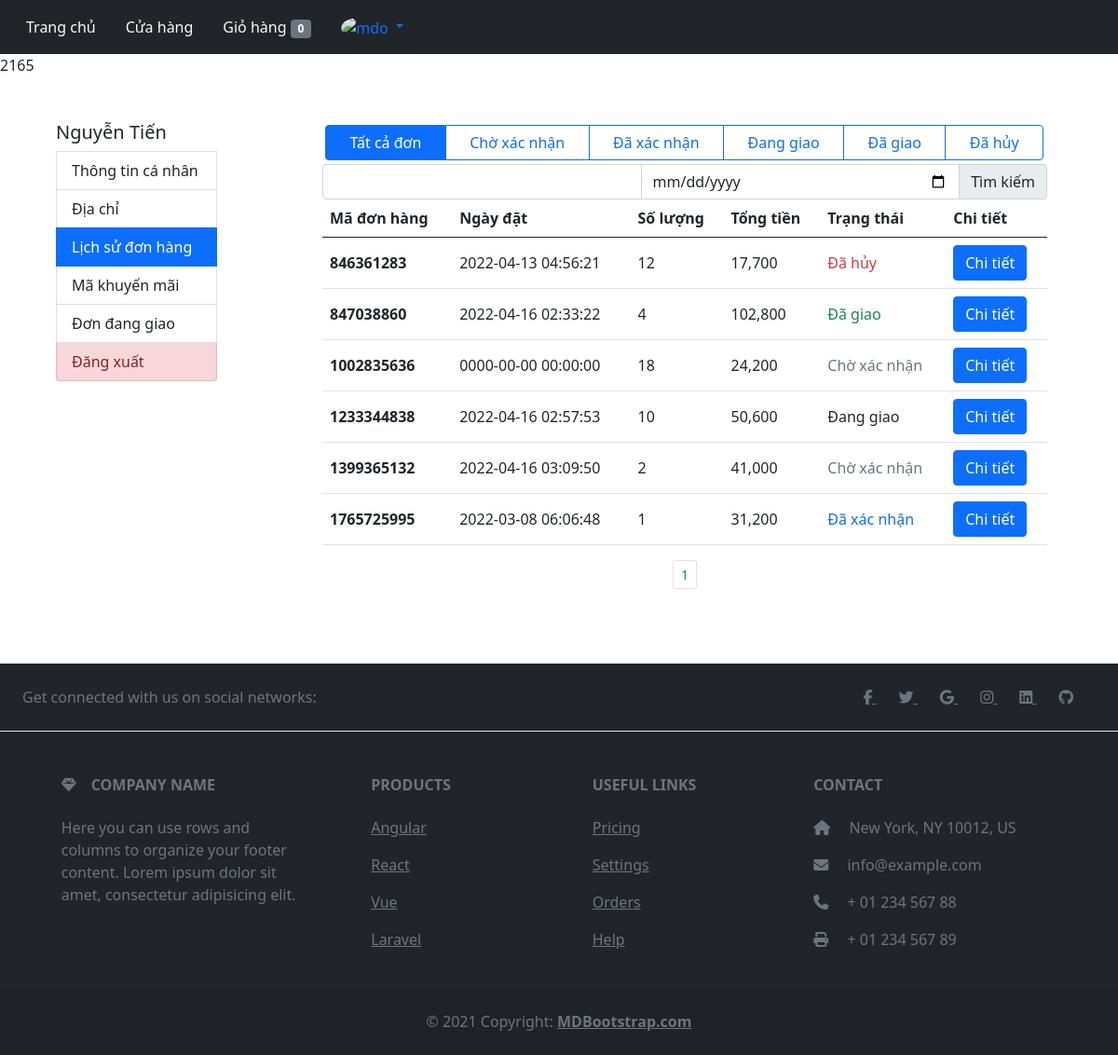
The app's page /user/lichsudonhang.php?lichsu&id=2165 (signed in) with its own data.
### tables this page shows
CREATE TABLE `hoadon` (
  `id_hoadon` int(11) NOT NULL,
  `id_user` int(11) NOT NULL,
  `ngaymua` datetime NOT NULL,
  `fullname` varchar(50) NOT NULL,
  `phone` varchar(11) NOT NULL,
  `address` varchar(100) NOT NULL,
  `total_product` int(11) NOT NULL,
  `magiamgia` varchar(100) DEFAULT NULL,
  `total_money` int(11) NOT NULL,
  `statuss` varchar(50) NOT NULL
);

### query.php (called while the page is built, shortened)
<?php
function connection(){
    $conn = mysqli_connect(HOST, USERNAME, PASSWORD, DATABASE);
    return $conn;
}
function executeResult($sql){
	$conn = connection();
	$result = mysqli_query($conn, $sql);
	$data   = [];
	if ($result != null) {
		while ($row = mysqli_fetch_assoc($result)) {
			$data[] = $row;
		}
	}
	return $data;
}
function countRow($sql){
    $conn=connection();
    $result=mysqli_query($conn, $sql);
    $numrow=0;
    if($result){
        $numrow=mysqli_num_rows($result);
    }else $numrow=0;
    return $numrow;
}
?>

### user/lichsudonhang.php (the view, shortened to what this page needs)
<!DOCTYPE html>
<html lang="en">
<head>
    <link href="https://cdn.jsdelivr.net/npm/bootstrap@5.0.2/dist/css/bootstrap.min.css" rel="stylesheet">
</head>
<body>
    <nav class="navbar navbar-expand-lg navbar-dark bg-dark">
        <div class="container-fluid">
            <div class="collapse navbar-collapse" id="navbarNav">
                <ul class="nav nav-pills align-items-center">
                    <li class="nav-item">
                        <a class="nav-link text-light" aria-current="page" href="../index.php">Trang chủ</a>
                    </li>
                    <li class="nav-item">
                        <a class="nav-link text-light" href="../cuahang.php">Cửa hàng</a>
                    </li>
                    <?php
                    if (isset($_SESSION['email'])) {
                        echo '
                        <li class="nav-item">
                        <a class="nav-link text-light" href="../user/cart.php">
                            Giỏ hàng <span class="badge bg-secondary" id="badge bg-secondary">0</span></a>
                    </li>
                        <li class="nav-item dropdown">
                            <a class="nav-link dropdown-toggle" href="#" id="navbarDarkDropdownMenuLink"  data-bs-toggle="dropdown" aria-expanded="false">
                                <img src="https://github.com/mdo.png" alt="mdo" width="32" height="32" class="rounded-circle">
                            </a>
                            <ul class="dropdown-menu dropdown-menu-dark" aria-labelledby="navbarDarkDropdownMenuLink">
                                <li><a class="dropdown-item" href="./filephp/user/taikhoan/canhan.php">Tài khoản</a></li>
                                <li><a class="dropdown-item" href="#">Đơn hàng</a></li>
                                <li><a class="dropdown-item" href="#">Phản ánh</a></li>
                                <li><hr class="dropdown-divider"></li>
                                <li><a class="dropdown-item" href="#">Đăng xuất</a></li>
                            </ul>
                        </li>';
                    } else echo
                    '<li class="nav-item">
                            <a class="nav-link text-light" href="./filephp/user/login_resgin/login_user.php">Đăng nhập</a>
                        </li>';
                    ?>
                </ul>
            </div>
        </div>
    </nav>
    <?php
    echo $_SESSION['iduser'] ?>
    <div style="display: flex; width:90%; margin:3rem auto 3rem auto; justify-content: space-between;">
        <div id="menu" class="list-group" style="width:16%;">
            <h5>Nguyễn Tiến</h5>
            <a type="button" class="list-group-item list-group-item-action" href='./canhan.php?id=<?= $_SESSION['iduser'] ?>'>Thông tin cá nhân</a>
            <a type="button" class="list-group-item list-group-item-action" href="./diachi.php?diachi&id=<?= $_SESSION['iduser'] ?>">Địa chỉ</a>
            <button type="button" class="list-group-item list-group-item-action active">Lịch sử đơn hàng</button>
            <button type="button" class="list-group-item list-group-item-action">Mã khuyến mãi</button>
            <button type="button" class="list-group-item list-group-item-action">Đơn đang giao</button>
            <button type="button" class="list-group-item list-group-item-action list-group-item-danger">Đăng xuất</button>
        </div>
        <div id="manhinh" style="width:75%;">
            <div style="padding:0 1rem 1rem 1rem;" id="lichsudonhang">
                <div class="btn-group justify-content-between p-1" style="width:100%; ">
                    <label class="btn btn-outline-primary" for="btnradio1">Tất cả đơn</label>
                    <label class="btn btn-outline-primary" for="btnradio2">Chờ xác nhận</label>
                    <label class="btn btn-outline-primary" for="btnradio3">Đã xác nhận</label>
                    <label class="btn btn-outline-primary" for="btnradio4">Đang giao</label>
                    <label class="btn btn-outline-primary" for="btnradio5">Đã giao</label>
                    <label class="btn btn-outline-primary" for="btnradio6">Đã hủy</label>
                </div>
                <div class="input-group">
                    <input type="text" aria-label="First name" class="form-control">
                    <input type="date" onclick="console.log(this.value)" aria-label="Last name" class="form-control">
                    <span class="input-group-text">Tìm kiếm</span>
                </div>
                <table class="table">
                    <thead>
                        <tr>
                            <th scope="col">Mã đơn hàng</th>
                            <th scope="col">Ngày đặt</th>
                            <th scope="col">Số lượng</th>
                            <th scope="col">Tổng tiền</th>
                            <th scope="col">Trạng thái</th>
                            <th scope="col">Chi tiết</th>
                        </tr>
                    </thead>
                    <tbody id="orderlist">
                        <?php require_once('../query.php');
                        if (isset($_GET['lichsu'])) {
                            $trangthai = isset($_GET['val']) ? $_GET['val'] : "";
                            if (empty($trangthai)) {
                                $sql = "SELECT * FROM hoadon LIMIT 0, 10";
                            } else $sql = "SELECT * FROM hoadon WHERE statuss='{$trangthai}' LIMIT 0, 10";
                            $s = array('arr1' => '', 'arr2' => '');
                            $result = executeResult($sql);
                            $resul1t = countRow($sql);
                            if ($resul1t > 0) {
                                foreach ($result as $row) {
                                    $s['arr1'] .= '<tr>
                            <th class="align-middle">
                                <p class="mb-0">' . $row['id_hoadon'] . '</p>
                            </th>
                            <td class="align-middle">
                                <p class="mb-0" style="font-weight: 500;">' . $row['ngaymua'] . '</p>
                            </td>
                            <td class="align-middle">
                                <p class="mb-0" style="font-weight: 500;">' . number_format($row['total_product']) . '</p>
                            </td>
                            <td class="align-middle">
                                <p class="mb-0" style="font-weight: 500;">' . number_format($row['total_money']) . '</p>
                            </td>';
                                    if ($row['statuss'] == 'Chờ xác nhận') {
                                        $s['arr1'] .= '<td class="align-middle">
                                <p class="mb-0 text-secondary" style="font-weight: 500;">' . $row['statuss'] . '</p>
                            </td>';
                                    }
                                    if ($row['statuss'] == 'Đã xác nhận') {
                                        $s['arr1'] .= '<td class="align-middle">
                                <p class="mb-0 text-primary" style="font-weight: 500;">' . $row['statuss'] . '</p>
                            </td>';
                                    }
                                    if ($row['statuss'] == 'Đang giao') {
                                        $s['arr1'] .= '<td class="align-middle">
                                <p class="mb-0" style="font-weight: 500;">' . $row['statuss'] . '</p>
                            </td>';
                                    }
                                    if ($row['statuss'] == 'Đã hủy') {
                                        $s['arr1'] .= '<td class="align-middle">
                                <p class="mb-0 text-danger" style="font-weight: 500;">' . $row['statuss'] . '</p>
                            </td>';
                                    }
                                    if ($row['statuss'] == 'Đã giao') {
                                        $s['arr1'] .= '<td class="align-middle">
                                <p class="mb-0 text-success" style="font-weight: 500;">' . $row['statuss'] . '</p>
                            </td>';
                                    }
                                    $s['arr1'] .= '<td class="align-middle">
                                <a class="mb-0 btn btn-primary" href="./chitietdonhang_user.php?id=' . $row['id_hoadon'] . '">Chi tiết</a>
                            </td>
                        </tr>';
                                }
                                for ($i = 0; $i < ceil($resul1t / 10); $i++) {
                                    $s['arr2'] .= '<li class="page-item"><a class="page-link" onclick="phantrang(' . ($i + 1) . ')">1</a></li>';
                                }
                            } else {
                                $s['arr1'] = 'Không tìm thấy';
                                $s['arr2'] = 'Không tìm thấy';
                            };
                            echo ($s['arr1']);
                        }
                        ?>
                    </tbody>
                </table>
                <nav aria-label="...">
                    <ul class="pagination pagination-sm justify-content-center" id="phantrang">
                        <?php
                        echo ($s['arr2']);
                        ?>
                    </ul>
                </nav>
            </div>
        </div>
    </div>
    <footer class="text-center text-lg-start bg-dark text-muted">
        <section class="d-flex justify-content-center justify-content-lg-between p-4 border-bottom">
            <div class="me-5 d-none d-lg-block">
                <span>Get connected with us on social networks:</span>
            </div>
            <div>
                <a href="" class="me-4 text-reset">
                    <i class="fab fa-facebook-f"></i>
                </a>
                <a href="" class="me-4 text-reset">
                    <i class="fab fa-twitter"></i>
                </a>
                <a href="" class="me-4 text-reset">
                    <i class="fab fa-google"></i>
                </a>
                <a href="" class="me-4 text-reset">
                    <i class="fab fa-instagram"></i>
                </a>
                <a href="" class="me-4 text-reset">
                    <i class="fab fa-linkedin"></i>
                </a>
                <a href="" class="me-4 text-reset">
                    <i class="fab fa-github"></i>
                </a>
            </div>
        </section>
        <section class="">
            <div class="container text-center text-md-start mt-5">
                <div class="row mt-3">
                    <div class="col-md-3 col-lg-4 col-xl-3 mx-auto mb-4">
                        <h6 class="text-uppercase fw-bold mb-4">
                            <i class="fas fa-gem me-3"></i>Company name
                        </h6>
                        <p>
                            Here you can use rows and columns to organize your footer content. Lorem ipsum
                            dolor sit amet, consectetur adipisicing elit.
                        </p>
                    </div>
                    <div class="col-md-2 col-lg-2 col-xl-2 mx-auto mb-4">
                        <h6 class="text-uppercase fw-bold mb-4">
                            Products
                        </h6>
                        <p>
                            <a href="#!" class="text-reset">Angular</a>
                        </p>
                        <p>
                            <a href="#!" class="text-reset">React</a>
                        </p>
                        <p>
                            <a href="#!" class="text-reset">Vue</a>
                        </p>
                        <p>
                            <a href="#!" class="text-reset">Laravel</a>
                        </p>
                    </div>
                    <div class="col-md-3 col-lg-2 col-xl-2 mx-auto mb-4">
                        <h6 class="text-uppercase fw-bold mb-4">
                            Useful links
                        </h6>
                        <p>
                            <a href="#!" class="text-reset">Pricing</a>
                        </p>
                        <p>
                            <a href="#!" class="text-reset">Settings</a>
                        </p>
                        <p>
                            <a href="#!" class="text-reset">Orders</a>
                        </p>
                        <p>
                            <a href="#!" class="text-reset">Help</a>
                        </p>
                    </div>
                    <div class="col-md-4 col-lg-3 col-xl-3 mx-auto mb-md-0 mb-4">
                        <h6 class="text-uppercase fw-bold mb-4">
                            Contact
                        </h6>
                        <p><i class="fas fa-home me-3"></i> New York, NY 10012, US</p>
                        <p>
                            <i class="fas fa-envelope me-3"></i>
                            info@example.com
                        </p>
                        <p><i class="fas fa-phone me-3"></i> + 01 234 567 88</p>
                        <p><i class="fas fa-print me-3"></i> + 01 234 567 89</p>
                    </div>
                </div>
            </div>
        </section>
        <div class="text-center p-4" style="background-color: rgba(0, 0, 0, 0.05);">
            © 2021 Copyright:
            <a class="text-reset fw-bold" href="https://mdbootstrap.com/">MDBootstrap.com</a>
        </div>
    </footer>
</body>
</html>

### records on screen
hoadon: id_hoadon "846361283", ngaymua "2022-04-13 04:56:21", total_product "12", total_money "17,700", statuss "Đã hủy"
hoadon: id_hoadon "847038860", ngaymua "2022-04-16 02:33:22", total_product "4", total_money "102,800", statuss "Đã giao"
hoadon: id_hoadon "1002835636", ngaymua "0000-00-00 00:00:00", total_product "18", total_money "24,200", statuss "Chờ xác nhận"
hoadon: id_hoadon "1233344838", ngaymua "2022-04-16 02:57:53", total_product "10", total_money "50,600", statuss "Đang giao"
hoadon: id_hoadon "1399365132", ngaymua "2022-04-16 03:09:50", total_product "2", total_money "41,000", statuss "Chờ xác nhận"
hoadon: id_hoadon "1765725995", ngaymua "2022-03-08 06:06:48", total_product "1", total_money "31,200", statuss "Đã xác nhận"

### other values on screen
$_SESSION['iduser'] "2165"
